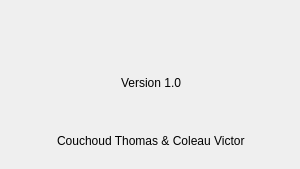
<?xml version="1.0" encoding="UTF-8"?>
<ui version="4.0">
 <class>AboutDialog</class>
 <widget class="QDialog" name="AboutDialog">
  <property name="geometry">
   <rect>
    <x>0</x>
    <y>0</y>
    <width>300</width>
    <height>169</height>
   </rect>
  </property>
  <property name="windowTitle">
   <string>Dialog</string>
  </property>
  <widget class="QWidget" name="verticalLayoutWidget">
   <property name="geometry">
    <rect>
     <x>0</x>
     <y>0</y>
     <width>302</width>
     <height>166</height>
    </rect>
   </property>
   <layout class="QVBoxLayout" name="verticalLayout">
    <item>
     <widget class="QLabel" name="label">
      <property name="text">
       <string/>
      </property>
      <property name="pixmap">
       <pixmap resource="resources.qrc">:/Resources/PolyLogo.png</pixmap>
      </property>
     </widget>
    </item>
    <item alignment="Qt::AlignHCenter">
     <widget class="QLabel" name="Version">
      <property name="autoFillBackground">
       <bool>false</bool>
      </property>
      <property name="midLineWidth">
       <number>1</number>
      </property>
      <property name="text">
       <string>Version 1.0</string>
      </property>
      <property name="textFormat">
       <enum>Qt::AutoText</enum>
      </property>
      <property name="scaledContents">
       <bool>false</bool>
      </property>
      <property name="indent">
       <number>-1</number>
      </property>
     </widget>
    </item>
    <item alignment="Qt::AlignHCenter">
     <widget class="QLabel" name="label_2">
      <property name="text">
       <string>Couchoud Thomas &amp; Coleau Victor</string>
      </property>
     </widget>
    </item>
   </layout>
  </widget>
 </widget>
 <resources>
  <include location="resources.qrc"/>
 </resources>
 <connections/>
</ui>
